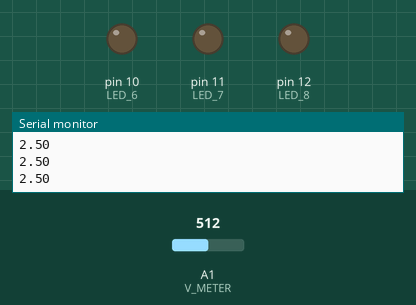
Recording of a sketch running on a simulated Arduino Uno, built with avr-gcc and run on an emulated ATmega328P. On the bench: output pins drawn as LEDs (lit = HIGH), the last lines printed to the serial monitor. The test bench sets the inputs (shaded band); at power-on: A1 (V_METER) = 512.

Above: at 1.2 s.
1.3 s: A1 (V_METER) set to 629
2.8 s: A1 (V_METER) set to 657
At 3.7 s:
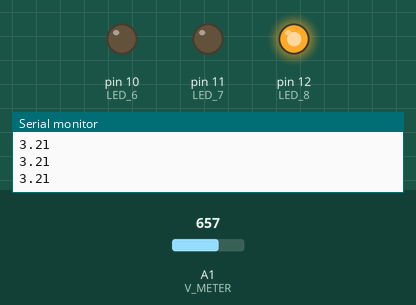
4.3 s: A1 (V_METER) set to 729
5.8 s: A1 (V_METER) set to 750
At 7.0 s:
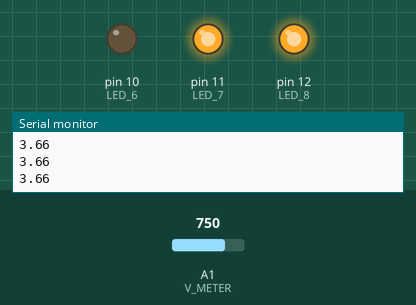
7.3 s: A1 (V_METER) set to 823
8.8 s: A1 (V_METER) set to 847
At 9.5 s:
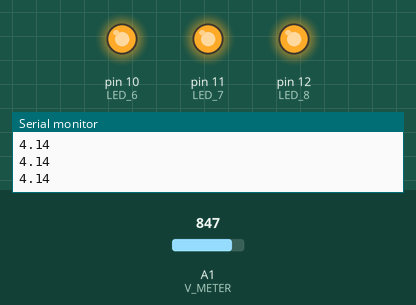
Timing chart, 0 to 11.3 s (numbered marks = the images above; inputs shaded):
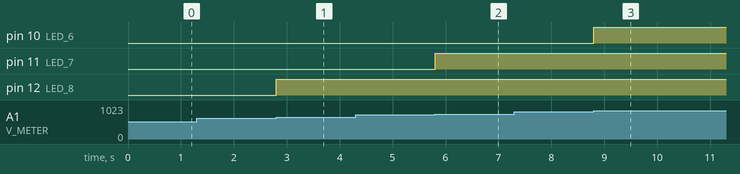

The sketch:

VMETER_TEST.ino
```cpp
#include "Arduino.h"

#define V_METER A1

#define LED_6 10
#define LED_7 11
#define LED_8 12

// set up different led values;
#define FULL_CHARGE 0
#define MEDIUM_CHARGE 1
#define LOW_CHARGE 2
#define NO_CHARGE 3

#define FULL 4.5


// voltage value
int LedLightAction = 0;
int LedLightDetection = 0;

float getPinVoltage(int pin) {
  //This function can be used for many different tasks in the labs
  //Study this line of code to understand what is going on!!
  //What does analogRead(pin) do?
  //Why is (float) needed?
  //Why divide by 1024?
  //Why multiply by 5?
  return 5 * (float)analogRead(pin) / 1024;
}

void setup() {
  // put your setup code here, to run once:
  Serial.begin(9600);
  pinMode(V_METER, INPUT);

  pinMode(LED_6, OUTPUT);
  pinMode(LED_7, OUTPUT);
  pinMode(LED_8, OUTPUT);
}

void loop() {
  // put your main code here, to run repeatedly:
  Serial.print(getPinVoltage(V_METER));
  Serial.print("\n");

  fsmVoltagePerception();
  fsmVoltageDetection();
  fsmVoltageAction();
}


void fsmVoltagePerception(){
  float pinValue = getPinVoltage(V_METER);
  if(pinValue > (.9 * FULL)) {
    LedLightDetection = FULL_CHARGE;
  } else if (pinValue > (.8 * FULL)){
    LedLightDetection = MEDIUM_CHARGE;
  } else if (pinValue > (.7 * FULL)){
    LedLightDetection = LOW_CHARGE;
  } else {
    LedLightDetection = NO_CHARGE;
  }
}
void fsmVoltageDetection(){
  switch(LedLightDetection){
    case 0:
     LedLightAction = 3;
     break;

    case 1:
     LedLightAction = 2;
     break;

    case 2:
     LedLightAction = 1;
     break;

    case 3:
     LedLightAction = 0;
     break;

    default:
     LedLightAction = 0;
  }
}

void fsmVoltageAction(){
  switch(LedLightAction){
    case 3:
     doTurnLedOn(LED_6);
     doTurnLedOn(LED_7);
     doTurnLedOn(LED_8);
     break;

    case 2:
     doTurnLedOff(LED_6);
     doTurnLedOn(LED_7);
     doTurnLedOn(LED_8);
     break;

    case 1:
     doTurnLedOff(LED_6);
     doTurnLedOff(LED_7);
     doTurnLedOn(LED_8);
     break;

    case 0:
     doTurnLedOff(LED_6);
     doTurnLedOff(LED_7);
     doTurnLedOff(LED_8);
     break;

    default:
     doTurnLedOff(LED_6);
     doTurnLedOff(LED_7);
     doTurnLedOff(LED_8);
     break;
  }
}


// Function to turn LED on
void doTurnLedOn(int led_pin)
{
  digitalWrite(led_pin, HIGH);
}

// Function to turn LED off
void doTurnLedOff(int led_pin){
  digitalWrite(led_pin, LOW);
}
```

Measured:
- the behaviour switches between 645 and 646 on A1 (V_METER) (found by bisection; images 0 and 1)
- the behaviour switches between 737 and 738 on A1 (V_METER) (found by bisection; images 1 and 2)
- the behaviour switches between 829 and 830 on A1 (V_METER) (found by bisection; images 2 and 3)
- after the input at 2.8 s, pin 12 (LED_8): LOW → HIGH at once
- after the input at 5.8 s, pin 11 (LED_7): LOW → HIGH at once
- after the input at 8.8 s, pin 10 (LED_6): LOW → HIGH at once
